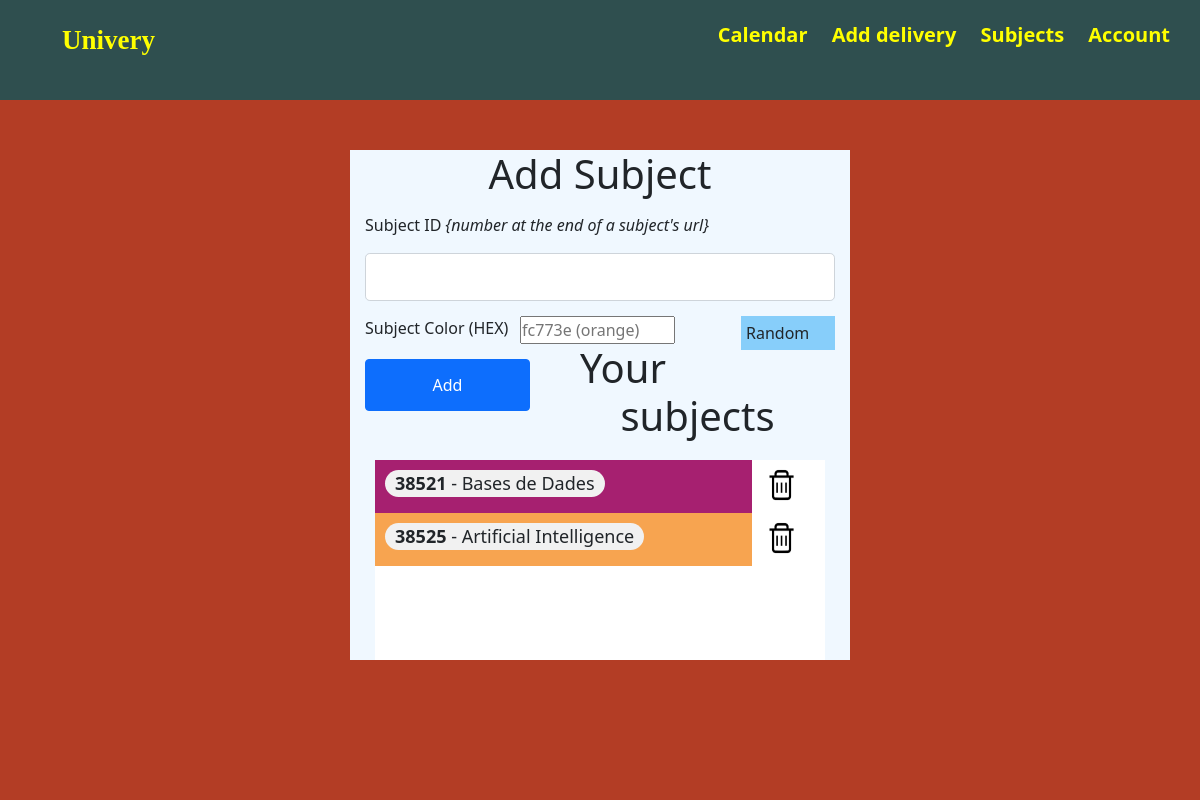
/subjects (signed in), run on the app's committed database.
### app/models.py (models this page shows, shortened)
class UserSubject(db.Model):
    __tablename__ = 'userSubject'
    subject_id = db.Column(db.String(15), db.ForeignKey('subject.identification'), primary_key=True)
    user_id = db.Column(db.Integer, db.ForeignKey('user.id'), primary_key=True)
    color = db.Column(db.String(10), nullable=False, default="#000")
    subject = db.relationship("Subject", back_populates="users")
    user = db.relationship("User", back_populates="subjects")

class Subject(db.Model):
    identification = db.Column(db.String(15), nullable=False, primary_key=True)
    name = db.Column(db.String(70), nullable=False)
    users = db.relationship("UserSubject", back_populates="subject")
    deliveries = db.relationship('Delivery', backref='subject', lazy=True)

### app/subjects/routes.py (the view, shortened to what this page needs)
@subjects.route("/subjects", methods=['GET', 'POST'])
@login_required
def subjects_page():
    form = AddSubjectForm()
    return render_template('subject/add-subject.html', title="Subjects", form=form)

### app/subjects/forms.py (shortened to what this page needs)
class AddSubjectForm(FlaskForm):
    subject_id = StringField('Subject ID',
        validators=[DataRequired(), Length(max=15)])
    subject_color = StringField('Subject Color (HEX)',
        validators=[DataRequired(), Length(max=10)])
    submit = SubmitField('Add')

### app/models.py (called while the page is built)
@login_manager.user_loader
def load_user(user_id):
    return User.query.get(int(user_id))

### app/templates/subject/add-subject.html (shortened to what this page needs)
{% extends "base.html" %}
{% block content %}
<div class="login-page">
    <div class="login-box">
        <form method="POST" action="">
            <h1 class="head-legend">Add Subject</h1>
            <div class="form-group sm-margin">
                <p>{{ form.subject_id.label(class="form-control-label") }} <i>{number at the end of a subject's url}</i></p>
                {% if form.subject_id.errors %}
                {{ form.subject_id(class="form-control form-control-lg is-invalid") }}
                <div class="invalid-feedback">
                    {% for error in form.subject_id.errors %}
                    <span>{{ error }}</span>
                    {% endfor %}
                </div>
                {% else %}
                {{ form.subject_id(class="form-control form-control-lg") }}
                {% endif %}
            </div>
            <div class="form-group sm-margin">
                {{ form.subject_color.label(class="form-control-label left-3") }}
                {% if form.subject_color.errors %}
                {{ form.subject_color(id="color-content", placeholder="fc773e (orange)", class="left-3 is-invalid") }}
                <div class="invalid-feedback">
                    {% for error in form.subject_color.errors %}
                    <span>{{ error }}</span>
                    {% endfor %}
                </div>
                {% else %}
                {{ form.subject_color(id="color-content", placeholder="fc773e (orange)", class="left-3") }}
                {% endif %}
                <div onclick="randomColor()" class="left-3 random-btn">Random</div>
            </div>
            <div class="btn btn-primary sm-margin left-3">
                {{ form.submit(class="btn login-btn") }}
            </div>
        </form>
        <h1 class="head-legend">Your subjects</h1>
        <div class="your-subjects">
            {% for subject in current_user.subjects %}
            <div class="subject-box row">
                <div class="subject-name" style="flex:10;background-color: {{subject.color}};">
                    <p><b>{{subject.subject.identification}}</b> - {{subject.subject.name}}</p>
                </div>
                <div class="subject-action" style="flex:1;">
                    <a href="{{url_for('subjects.subject_remove', id=subject.subject.identification)}}"><img src="/static/web_pics/remove.png" alt="" srcset=""></a>
                </div>
            </div>
            {% endfor %}
        </div>
    </div>
</div>
{% endblock content %}

### app/static/style.css (style rules this page uses)
* { margin: 0; padding: 0; box-sizing: border-box; }
.sm-margin { margin: 15px; }
.login-box { width: 500px; height: fit-content; margin: 0 auto; margin-top: 50px; background-color: aliceblue; }
.login-btn { color: white !important; }
.login-page { margin-top: 100px; width: 100%; height: 100%; left: 0em; top: 0em; position: fixed; background-color: #b33d25; }
.head-legend { text-align: center; margin-top: 20px; }
.your-subjects { background-color: white; width: 90%; margin: 0 auto; overflow-y: scroll; height: 200px; margin-top: 20px; }
.subject-name p { background-color: #f1f1f1; width: fit-content; margin-top: 10px; border-radius: 20px; padding: 0 10px; margin-left: 10px; margin-right: 10px; font-size: 18px; }
.subject-action { display: inline-block; vertical-align: middle; }
.subject-action img { width: 35px; height: 40px; margin-top: 15%; }
.subject-box { height: fit-content; }
.row { display: flex; width: 100%; }
.left-3 { width: 33%; float: left; }
.random-btn { width: 20%; float: right; background-color: lightskyblue; border: none; padding: 5px; margin-left: 40px; cursor: pointer; }

### data on the page
UserSubject: subject.identification "38521", subject.name "Bases de Dades"
UserSubject: subject.identification "38525", subject.name "Artificial Intelligence"
